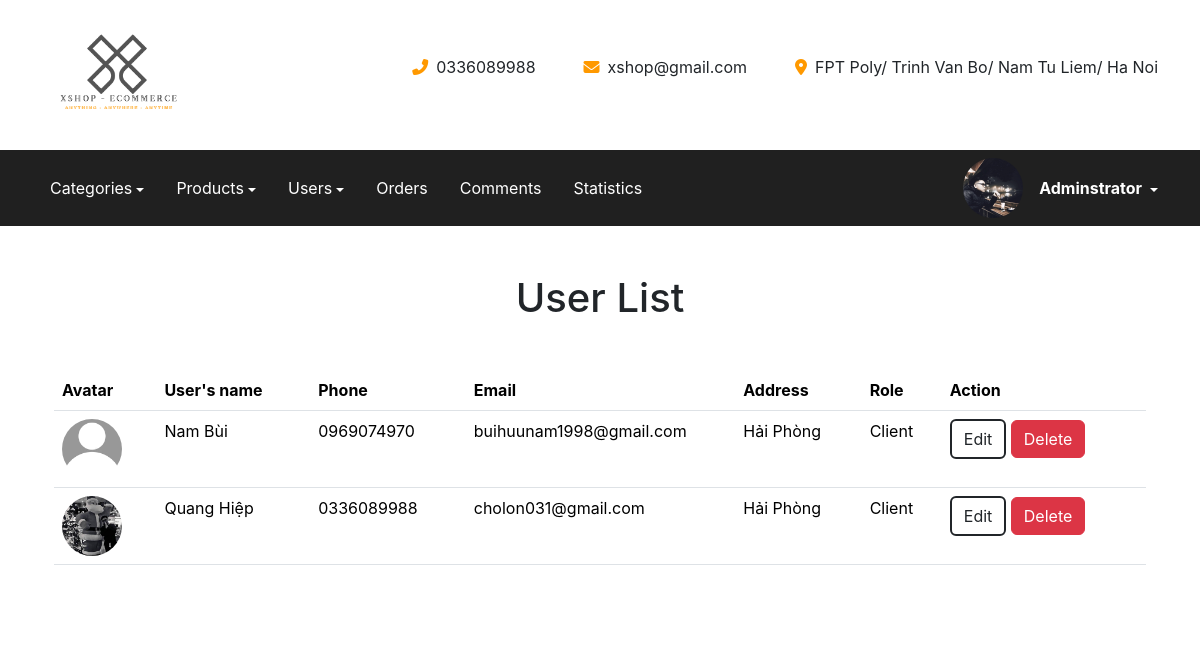
Page /admin/?page=user-list (signed in) on the committed database.
### tables this page shows
CREATE TABLE `users` (
  `user_id` varchar(20) NOT NULL,
  `user_password` varchar(20) NOT NULL,
  `user_name` varchar(20) NOT NULL,
  `email` varchar(100) NOT NULL,
  `address` text NOT NULL,
  `phone` varchar(10) NOT NULL,
  `avatar` varchar(999) NOT NULL DEFAULT 'default.jpg',
  `role_id` int(2) NOT NULL
);

CREATE TABLE `user_role` (
  `role_id` int(2) NOT NULL,
  `role_name` varchar(20) NOT NULL
);

### lib/execute_query.php (called while the page is built, shortened)
<?php
function get_db_connection()
{
    $connection = new mysqli("localhost", "root", "", "ecommerce");
    return $connection;
}
function select_single_record($sql)
{
    try {
        $connection = get_db_connection();
        $statement = $connection->prepare($sql);
        if ($statement->execute()) {
            $result = $statement->get_result();
            $data = $result->fetch_assoc();
            if (!is_null($data))  return $data;
        } else throw new Exception("SQL SELECT Syntax Error!");
    } catch (Exception $e) {
        echo "<span class='text-danger fw-bold'>Message: {$e->getMessage()}</span>";
    }
}
function select_all_records($sql)
{
    try {
        $connection = get_db_connection();
        $statement = $connection->prepare($sql);
        if ($statement->execute()) {
            $result = $statement->get_result();
            $data = $result->fetch_all(MYSQLI_ASSOC);
            if (!is_null($data))  return $data;
        } else throw new Exception("SQL Syntax Error");
    } catch (Exception $e) {
        echo "<span class='text-danger fw-bold'>Message: {$e->getMessage()}</span>";
    }
}

### admin/user-list.php (the view, shortened to what this page needs)
<?php
$sql = "SELECT * FROM users
INNER JOIN user_role ON users.role_id = user_role.role_id
WHERE user_id NOT IN (SELECT user_id FROM users WHERE role_id= 1 )";
$userList = select_all_records($sql);
?>
<div class="container bg-white py-5">
    <h1 class="text-center mb-5">User List</h1>
    <table class="table align-center">
        <thead>
            <tr>
                <th>Avatar</th>
                <th>User's name</th>
                <th>Phone</th>
                <th>Email</th>
                <th>Address</th>
                <th>Role</th>
                <th>Action</th>
            </tr>
        </thead>
        <tbody>
            <?php
            if (is_array($userList) && !empty($userList)) {
                foreach ($userList as $user) :
            ?>
                    <tr>
                        <td><img src=<?php echo $ROOT_AVATAR . $user['avatar'] ?> class="rounded-circle" style="max-width:60px; height:60px"></td>
                        <td><?= $user['user_name'] ?></td>
                        <td><?= $user['phone'] ?></td>
                        <td class="text-wrap"><?= $user['email'] ?></td>
                        <td><?= $user['address'] ?></td>
                        <td><?= ucfirst($user['role_name']) ?></td>
                        <td>
                            <a href=<?php echo "?page=user-edit&id={$user['user_id']}" ?> class="btn border-2 border-dark">Edit</a>
                            <a href=<?php echo "user-del.php?id={$user['user_id']}" ?> class="btn btn-danger" onclick="return confirm(`Are you sure ?`) ">Delete</a>
                        </td>
                    </tr>
            <?php
                endforeach;
            } else
                echo "<tr><td colspan='7' class='text-center text-danger fw-bold'>There is no products</td></tr>";
            ?>
        </tbody>
    </table>
</div>

### components/header-admin.php (shortened to what this page needs)
<div class="header-top">
    <div class="container d-flex justify-content-between align-items-center container-fluid">
        <a href="http://localhost:8080/ecommerce/admin/">
            <img src="../assets/img/Xshop-logo.png" alt="" class="logo img-fluid" style="max-width: 150px" />
        </a>
        <div class="header-contact">
            <ul class="d-flex justify-content-end gap-5">
                <li class="d-flex justify-content-center gap-2">
                    <span style="color: var(--secondary)"><i class="fas fa-phone-alt"></i></span>
                    <span>0336089988</span>
                </li>
                <li class="d-flex justify-content-center gap-2">
                    <span style="color: var(--secondary)"><i class="fas fa-envelope"></i></span>
                    <span>xshop@gmail.com</span>
                </li>
                <li class="d-flex justify-content-center gap-2">
                    <span style="color: var(--secondary)"><i class="fas fa-map-marker-alt"></i></span>
                    <span>FPT Poly/ Trinh Van Bo/ Nam Tu Liem/ Ha Noi</span>
                </li>
            </ul>
        </div>
    </div>
</div>
<div class="header-menu">
    <nav class="navbar navbar-expand-lg" style="background-color:var(--primary)">
        <div class="container">
            <div class="collapse navbar-collapse" id="navbarSupportedContent">
                <ul class="navbar-nav me-auto mb-2 mb-lg-0 d-flex justify-content-start gap-3">
                    <li class="nav-item dropdown">
                        <a class="nav-link dropdown-toggle" href="#" id="navbarDropdown" role="button" data-bs-toggle="dropdown" aria-expanded="false">Categories</a>
                    </li>
                    <li class="nav-item dropdown">
                        <a class="nav-link dropdown-toggle" href="#" id="navbarDropdown" role="button" data-bs-toggle="dropdown" aria-expanded="false">Products</a>
                    </li>
                    <li class="nav-item dropdown">
                        <a class="nav-link dropdown-toggle" href="?page=ad-user-list" id="navbarDropdown" role="button" data-bs-toggle="dropdown" aria-expanded="false">Users</a>
                    </li>
                    <li class="nav-item">
                        <a class="nav-link" href="?page=order-list&filterby=all">Orders</a>
                    </li>
                    <li class="nav-item">
                        <a class="nav-link" href="?page=comment-list">Comments</a>
                    </li>
                    <li class="nav-item">
                        <a class="nav-link" href="?page=statistic">Statistics</a>
                    </li>
                </ul>
                <div class="d-flex justify-content-end align-items-center gap-3">
                    <img src=<?php echo $ROOT_AVATAR  . $userData['avatar'] ?> alt="" class="rounded-circle" id="header-avatar" style="max-width:60px">
                    <li class="nav-item dropdown d-block">
                        <a class="nav-link dropdown-toggle align-middle fw-bold" href="" id="navbarDropdown" role="button" data-bs-toggle="dropdown" aria-expanded="false">
                            <?= (isset($_SESSION['user_name'])) ? $_SESSION['user_name'] : "" ?>
                        </a>
                    </li>
                </div>
            </div>
        </div>
    </nav>
</div>

### styles/css/main.css (style rules this page uses)
html { scroll-behavior: initial; }
body { font-family: -apple-system, BlinkMacSystemFont, "Segoe UI", Roboto, Oxygen, Ubuntu, Cantarell, "Open Sans", "Helvetica Neue", sans-serif; }
:root { --primary: #202020; --secondary: #ff9900; --form-control-text: #858585; --form-submit-btn-border: #00ff19; --bg-primary: #494949; }
.header-menu .nav-link { color: #fff; }
.dropdown-toggle::after { vertical-align: middle; }

### admin/user-list.php (style rules this page uses)
td { max-width: 200px; }

### rows in the picture
users: avatar (placeholder picture)
users: avatar (placeholder picture), user_name "Nam Bùi", phone "0969074970", email "buihuunam1998@gmail.com", address "Hải Phòng", role.role_name "Client"
users: avatar (picture), user_name "Quang Hiệp", phone "0336089988", email "cholon031@gmail.com", address "Hải Phòng", role.role_name "Client"

### other values in the picture
$_SESSION['user_name'] "Adminstrator"
